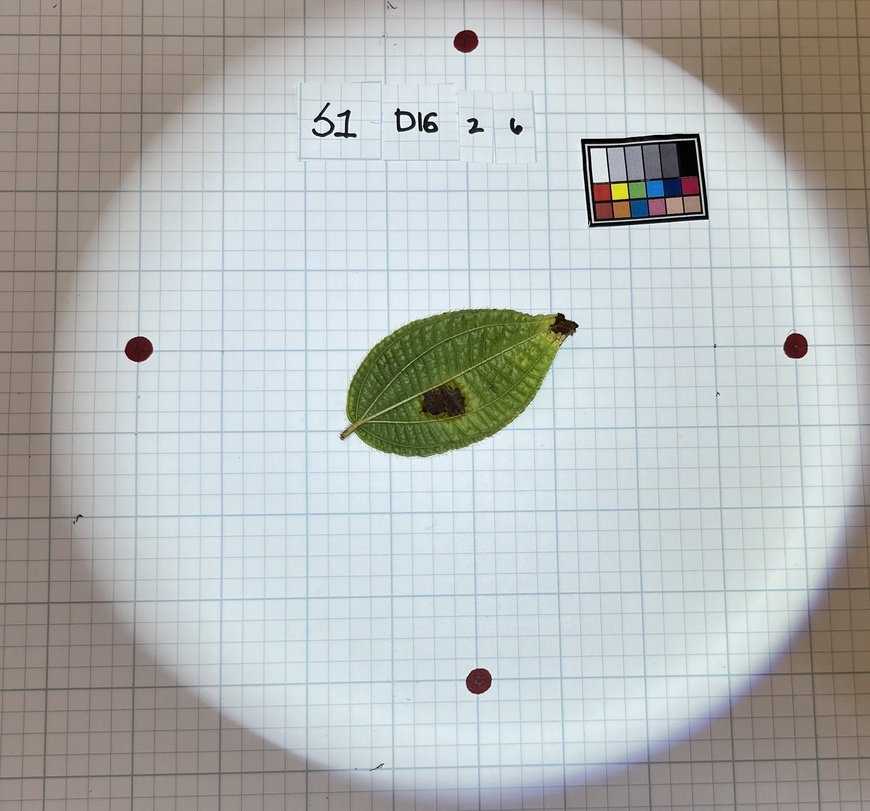
#> input picture img/test/Rusted_Ventral.JPG, 870 x 811 px, shrunk from 2352 x 2195 before the run
$ python Distortion_Correction_Pipeline.py   (older library calls are emulated)
#> lines starting #> are read from the running program, lines starting #| are printed output that depends on the picture; after the words box and inside, x2 and y2 are one past the last pixel; in counts of white or black regions, pixels touching at a corner belong together; long printed decimals are rounded
# ---
# jupyter:
#   jupytext:
#     formats: ipynb,py:percent
#     text_representation:
#       extension: .py
#       format_name: percent
#       format_version: '1.3'
#       jupytext_version: 1.16.6
#   kernelspec:
#     display_name: Python 3 (ipykernel)
#     language: python
#     name: python3
# ---

# %% [markdown] id="iKPNtZXXPTB-"
# # Distortion Correction Pipeline
#
#

# %% [markdown] id="hbqLcYSvRj1x"
# ## Load Libraries

# %% id="PeqRA7Ok3NyR"
import cv2
import numpy as np
from matplotlib import pyplot as plt

# %% [markdown] id="glFbOKzuP7DH"
# ## Visualize Test Image

# %% colab={"base_uri": "https://localhost:8080/", "height": 435} id="tXMYnCoo3Pe2" outputId="5c49f5ed-c95d-452c-bf97-05c91f8019c1"
im = cv2.imread("../../img/test/Rusted_Ventral.JPG").astype(float)
im = im[:, :, ::-1]

plt.imshow(im.astype(np.uint8))
plt.show()

# %% [markdown] id="43eu-7UFQLaW"
# ## Create a Redness Grayscale Map

# %% [markdown] id="Jl5Z2rxhQUZ3"
# ### Create a measure of redness

# %% id="oug0h_-0uzjL"
redness = im[:,:,0] / (im[:,:,1] + im[:,:,2] + 1)

# %% colab={"base_uri": "https://localhost:8080/"} id="YYXnBz5uQuJe" outputId="e96e41e7-e8be-4102-caf2-195384a3c090"
print(np.max(redness), np.min(redness), np.median(redness))
#| 41.0 0.0 0.475

# %% [markdown] id="2-al1Pu6Qj-d"
# ### Create a redness matrix

# %% id="Hu5FWKnnQoAC"
red_clip = 2
redness[redness>red_clip] = red_clip
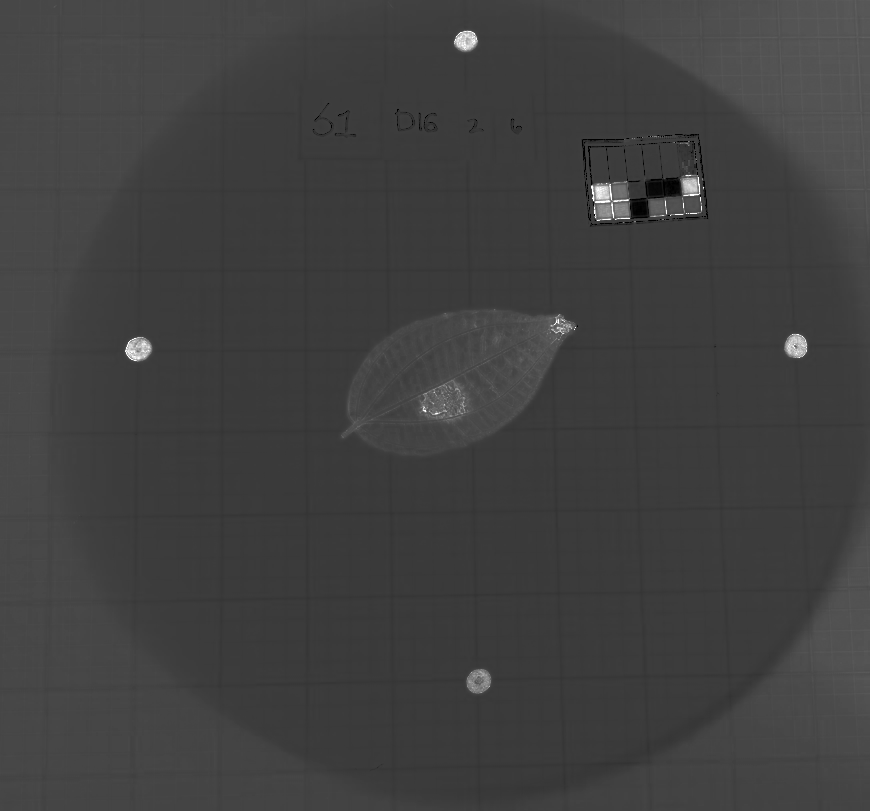
#> redness: shape (811, 870) float64; min 0, max 2, mean 0.505; drawn with min black and max white

# %% [markdown] id="QvIo7LvOQo0K"
# ### Display the redness map

# %% colab={"base_uri": "https://localhost:8080/", "height": 435} id="Qo6br5Xy4wcU" outputId="14bc5d15-3b30-41e9-d1f4-388bdafa67d8"
r_display = redness / red_clip * 255

plt.gray()
plt.imshow(r_display.astype(np.uint8))
plt.show()

# %% [markdown] id="DKr1H5ePQzuy"
# ## Identify the Redness Threshold

# %% [markdown] id="h_4QBYZFQ24-"
# ### Display the Redness Histogram for the Test Image
#
#

# %% colab={"base_uri": "https://localhost:8080/", "height": 792} id="8sSDBsma4VPq" outputId="e29411aa-db1d-4afd-e808-c61661a11982"
flat_display = r_display.flatten()
plt.hist(flat_display, bins=50)


# %% [markdown] id="SKo4YLhpROTy"
# ### Assign a threshold based on the analysis of the histogram

# %% id="ath626FkRVpW"
thresh = 120

# %% [markdown] id="BCOhSgmiRXh4"
# ### Create a binary matrix

# %% id="H4zk3ikP4mY3"
_, thresholded_image = cv2.threshold(r_display, 120, 255, cv2.THRESH_BINARY)
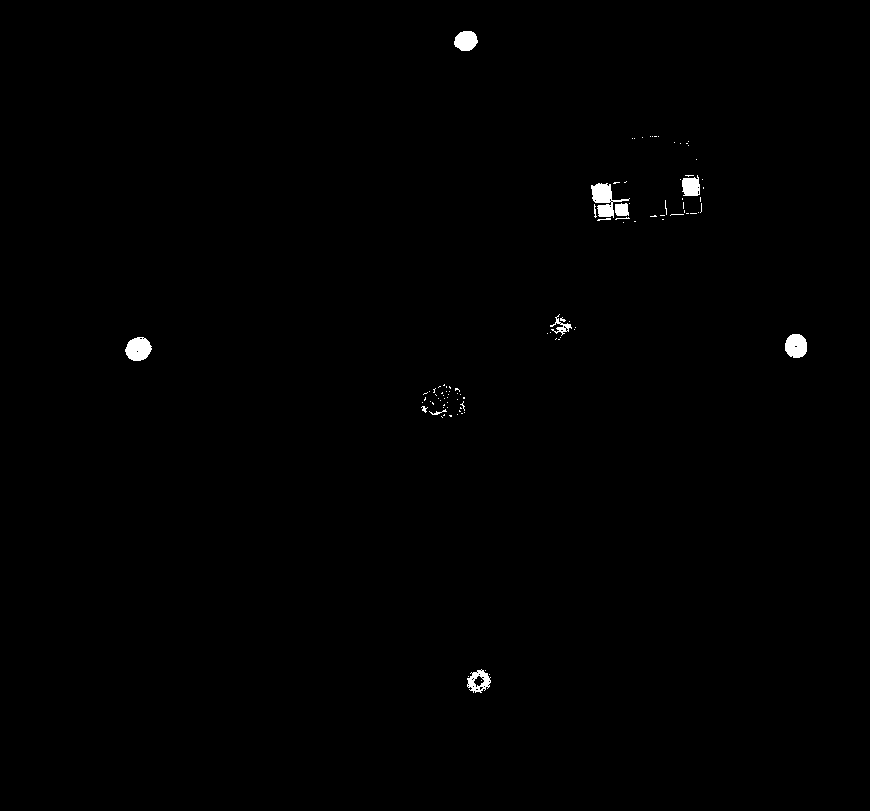
#> thresholded_image: shape (811, 870) float64; 0.45% white; 100 white regions (88 under 20 px), largest, box (x1, y1, x2, y2) and area: (591, 183, 630, 218) 587, (125, 337, 152, 361) 483, (785, 334, 807, 358) 432


# %% [markdown] id="YE0EzHZ3Rctn"
# ### Display the binary matrix

# %% colab={"base_uri": "https://localhost:8080/", "height": 435} id="Uyar3LbVRpJ3" outputId="4016ff02-6be2-4d78-d8e4-0d453bff40e6"
plt.gray()
plt.imshow(thresholded_image.astype(np.uint8))
plt.show()

# %% [markdown] id="cSA0tfmtR1d0"
# ## Apply morphological transformations to highlight the red dots

# %% [markdown] id="fqPNVc5DSBZG"
# ### Apply a Close then Open Transform

# %% id="NyIVokHEBFzp"
kernel = np.ones((5,5),np.uint8)

after_close = cv2.morphologyEx(thresholded_image,cv2.MORPH_CLOSE,kernel)
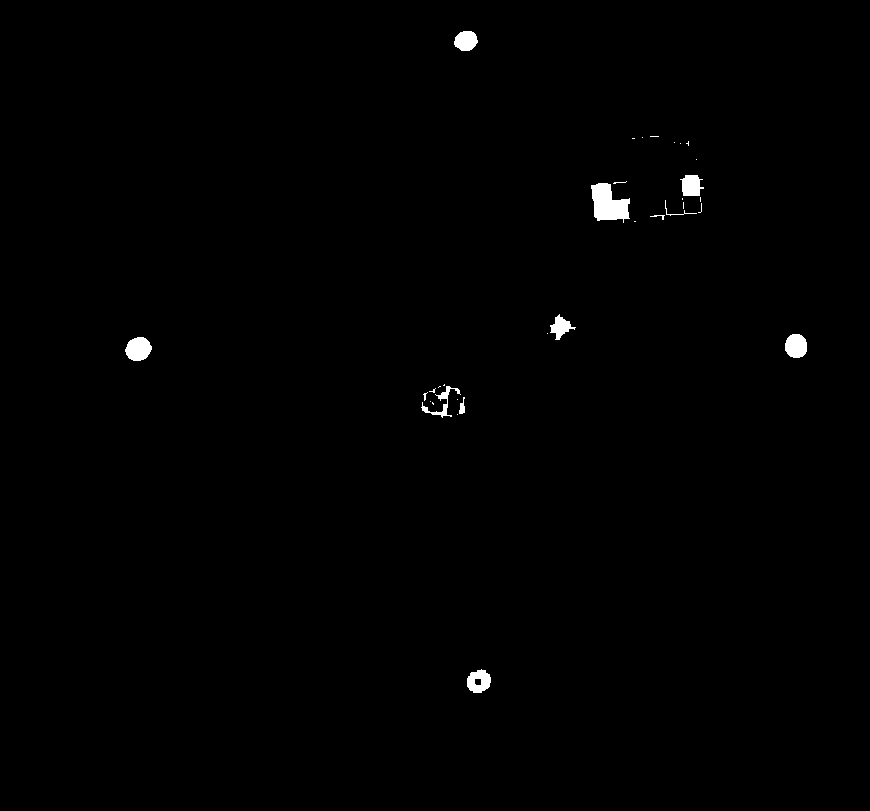
#> after_close: shape (811, 870) float64; 0.56% white; 33 white regions (22 under 20 px), largest, box (x1, y1, x2, y2) and area: (591, 183, 630, 223) 1018, (125, 337, 152, 361) 488, (785, 334, 807, 358) 435
im_close_first = cv2.morphologyEx(after_close,cv2.MORPH_OPEN,kernel)
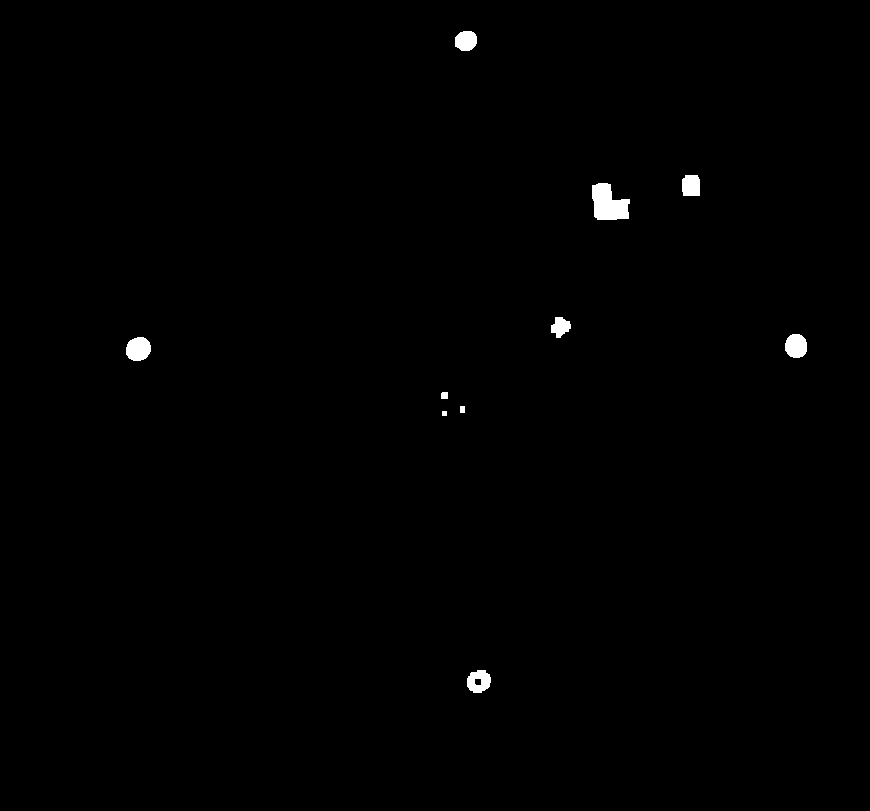
#> im_close_first: shape (811, 870) float64; 0.49% white; 10 white regions, largest, box (x1, y1, x2, y2) and area: (592, 183, 630, 220) 1005, (126, 337, 151, 361) 481, (785, 334, 807, 358) 435


# %% [markdown] id="aVDWZ8puSVa-"
# ### Visualize the Transformation

# %% colab={"base_uri": "https://localhost:8080/", "height": 552} id="u3G3TrI_BOPR" outputId="e4fd7e85-ffa8-4a42-a311-5f9042e8ba6a"

plt.figure(figsize=(15,15))
plt.subplot(121)
plt.axis("off")
plt.imshow(thresholded_image)
plt.title("Before Transform")
plt.subplot(122)
plt.axis("off")
plt.imshow(im_close_first)
plt.title("After Transform")
plt.show()

# %% [markdown] id="ed-O2-ruSl19"
# ## Cluster the pixels through connected components

# %% [markdown] id="X8WLb2HzS7yl"
# ### Run Connected Components Labeling on the Morphologically Transformed Image

# %% colab={"base_uri": "https://localhost:8080/"} id="xBeHmpdW5GGM" outputId="31ce4de3-1ae7-44e3-ffe9-43635709f3b3"
connectivity = 8
num_labels, labels, stats, centroids = \
    cv2.connectedComponentsWithStats(im_close_first.astype(np.uint8), connectivity, cv2.CV_32S)
#> labels: shape (811, 870) int32; 11 distinct labels, from 0 to 10
#> num_labels = 11; stats = [[0, 0, 870, 811, 702135], [455, 31, 22, 20, 365], [682, 175, 18, 21, 358], [592, 183, 38, 37, 1005], [551, 317, 20, 21, 280], [785, 334, 22, 24, 435], [126, 337, 25, 24, 481], [441, 392, 7, 7, 48], [460, 406, 5, 7, 35], [442, 411, 5, 5, 25], [467, 670, 24, 23, 403]]; centroids = [[434, 405.5], [465.6, 40.4], [690.7, 185.3], [608, 203.5], [560.1, 326.5], [795.7, 345.6], [137.9, 348.6], [444.1, 395.1], [462, 409], [444, 413], [478.5, 680.9]]
print('Number of connected components:', num_labels-1)  # the background is one of the "labels"
#| Number of connected components: 10
print('\nHere are the stats:')
print('Upper left and lower right pixel, plus area')
print(stats)
#| [[     0      0    870    811 702135]
#|  [   455     31     22     20    365]
#|  [   682    175     18     21    358]
#|  [   592    183     38     37   1005]
#|  [   551    317     20     21    280]
#|  [   785    334     22     24    435]
#|  [   126    337     25     24    481]
#|  [   441    392      7      7     48]
#|  [   460    406      5      7     35]
#|  [   442    411      5      5     25]
#|  [   467    670     24     23    403]]
print('\nHere are the centroids')
print(centroids)
#| [[434.007 405.539 ]
#|  [465.575  40.4       ]
#|  [690.670 185.299]
#|  [607.998 203.480]
#|  [560.107 326.464]
#|  [795.674 345.598]
#|  [137.944 348.615]
#|  [444.0625     395.0625    ]
#|  [462.         409.        ]
#|  [444.         413.        ]
#|  [478.452  680.940]]


# %% [markdown] id="rp7xYZ_QS6Hc"
# ### Sort the clusters by size

# %% id="DNXLPh3o9lqX"
sizes = stats[:, cv2.CC_STAT_AREA]
#> sizes = [702135, 365, 358, 1005, 280, 435, 481, 48, 35, 25, 403]

ind = np.argsort(sizes)
#> ind = [9, 8, 7, 4, 2, 1, 10, 5, 6, 3, 0]
sizes = sizes[ind]
#> sizes = [25, 35, 48, 280, 358, 365, 403, 435, 481, 1005, 702135]
centroids = centroids[ind]
#> centroids = [[444, 413], [462, 409], [444.1, 395.1], [560.1, 326.5], [690.7, 185.3], [465.6, 40.4], [478.5, 680.9], [795.7, 345.6], [137.9, 348.6], [608, 203.5], [434, 405.5]]

# %% colab={"base_uri": "https://localhost:8080/"} id="Pi8GqaUa-8mT" outputId="bbe7467d-4d93-42de-c3dc-98c5f1af17f9"
centroids

# %% [markdown] id="Fz19edwFTWzY"
# ### Concatenate the Centroids Coordinates Matrix with the Area Array

# %% id="Bks4IO-f_rxm"
sizes = sizes.reshape((sizes.shape[0], 1))
concat_array = np.concatenate((centroids, sizes), axis=1)
#> concat_array = [[444, 413, 25], [462, 409, 35], [444.1, 395.1, 48], [560.1, 326.5, 280], [690.7, 185.3, 358], [465.6, 40.4, 365], [478.5, 680.9, 403], [795.7, 345.6, 435], [137.9, 348.6, 481], [608, 203.5, 1005], [434, 405.5, 702135]]
concat_array = concat_array[::-1]
#> concat_array = [[434, 405.5, 702135], [608, 203.5, 1005], [137.9, 348.6, 481], [795.7, 345.6, 435], [478.5, 680.9, 403], [465.6, 40.4, 365], [690.7, 185.3, 358], [560.1, 326.5, 280], [444.1, 395.1, 48], [462, 409, 35], [444, 413, 25]]

# %% [markdown] id="ATUSlY5cTmOc"
# ### Filter the Clusters by Size

# %% id="0S7PD_V-AfJG"
condition = concat_array[:, 2] > 1000
#> condition = [True, True, False, False, False, False, False, False, False, False, False]
filtered_data = concat_array[condition]
#> filtered_data = [[434, 405.5, 702135], [608, 203.5, 1005]]

# %% [markdown] id="lTLd3eBgTyyx"
# ### Extract the four red dots

# %% id="8lUlS-S5NlZu"
right_point = filtered_data[np.argmax(filtered_data[:, 0])]
#> right_point = [608, 203.5, 1005]
left_point = filtered_data[np.argmin(filtered_data[:, 0])]
#> left_point = [434, 405.5, 702135]
lower_point = filtered_data[np.argmax(filtered_data[:, 1])]
#> lower_point = [434, 405.5, 702135]
upper_point = filtered_data[np.argmin(filtered_data[:, 1])]
#> upper_point = [608, 203.5, 1005]

point_A = [upper_point[0], upper_point[1]]  # Top point
#> point_A = [608, 203.5]
point_B = [lower_point[0], lower_point[1]]  # Bottom point
#> point_B = [434, 405.5]
point_C = [left_point[0], left_point[1]]  # Left point
#> point_C = [434, 405.5]
point_D = [right_point[0], right_point[1]]  # Right point
#> point_D = [608, 203.5]

# %% [markdown] id="yy27I3DxT1nb"
# ### Visualize the red dots

# %% colab={"base_uri": "https://localhost:8080/", "height": 435} id="6LvF2z0aASng" outputId="de432ec1-00fb-42bb-9007-7d7d53378bc8"
plt.gray()
plt.imshow(thresholded_image.astype(np.uint8))
plt.scatter(point_A[0], point_A[1], color='cyan')
plt.scatter(point_B[0], point_B[1], color='lime')
plt.scatter(point_C[0], point_C[1], color='fuchsia')
plt.scatter(point_D[0], point_D[1], color='red')
plt.show()
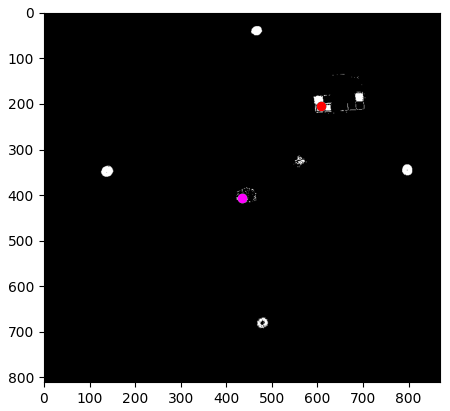
#> figure drawn by matplotlib, 1 panel


# %% [markdown] id="QvULbK6LT6f5"
# ## Correct the Distortion in the Image

# %% [markdown] id="9Jl8Nq2TUCJT"
# ### Utility function

# %% id="lvnhYyQzUAWv"
def euclidean_distance(p1, p2):
    return np.sqrt((p1[0] - p2[0]) ** 2 + (p1[1] - p2[1]) ** 2)


# %% [markdown] id="2qu3iKQ7Ui0R"
# ### Define the Input Points

# %% id="_zlrL5k_UlNO"
input_points = np.array([point_A, point_B, point_C, point_D], dtype='float32')
#> input_points = [[608, 203.5], [434, 405.5], [434, 405.5], [608, 203.5]]

# %% [markdown] id="0yj5QEAEUEPv"
# ### Define the Destination Points

# %% id="v-AB_moBjeh2"
rect_width = int(euclidean_distance(point_C, point_D))
#> rect_width = 266
rect_height = int(euclidean_distance(point_A, point_B))
#> rect_height = 266

output_points = np.array([
    [rect_width // 2, 0],           # Top middle
    [rect_width // 2, rect_height], # Bottom middle
    [0, rect_height // 2],          # Left middle
    [rect_width, rect_height // 2]  # Right middle
], dtype='float32')
#> output_points = [[133, 0], [133, 266], [0, 133], [266, 133]]

# %% [markdown] id="REHb1TiPUud7"
# ### Compute the Perspective Transform Matrix

# %% id="zbQwWQVAUwve"
matrix = cv2.getPerspectiveTransform(input_points, output_points)
#> matrix = [[0.000479, 0.000413, -0.375], [-0.00118, -0.00102, 0.927], [8.56e-07, 7.37e-07, -0.000671]]

# %% [markdown] id="65NzAVXpUzEH"
# ### Apply the Transformation to obtain the Transformed Image

# %% id="u9jYa-6xU65m"
transformed_image = cv2.warpPerspective(im, matrix, (rect_width, rect_height))
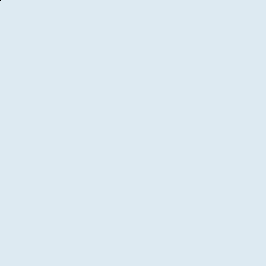
#> transformed_image: shape (266, 266, 3) float64; mean R, G, B 221.1, 234.1, 242.1


# %% [markdown] id="J1Akm-fMU9cG"
# ### Visualize the result

# %% colab={"base_uri": "https://localhost:8080/", "height": 574} id="HJgRN0bVVLZK" outputId="cd474072-0087-4957-812f-e47eafa13251"
plt.figure(figsize=(15,15))
plt.subplot(121)
plt.axis("off")
plt.imshow(im.astype(np.uint8))
plt.title("Before Distortion Correction")
plt.subplot(122)
plt.axis("off")
plt.imshow(transformed_image.astype(np.uint8))
plt.title("After Distortion Correction")
plt.show()
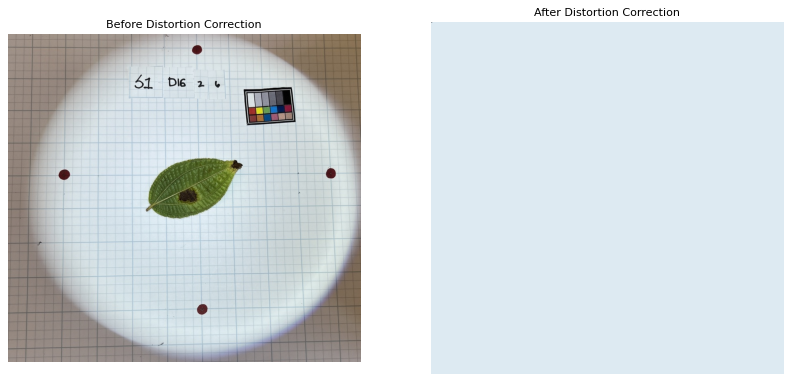
#> figure drawn by matplotlib, 2 panels
